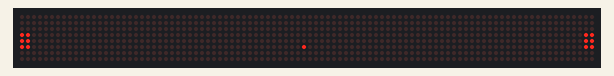
This program was run on a simulated Raspberry Pi Pico running MicroPython. On the bench: 96×8 LED matrix. Random numbers come from a fixed seed; library files of the repository ran but are not shown: max7219.py.

Above: at 0.08 s.
At 5.61 s:
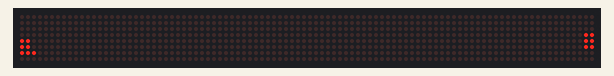
At 6.0 s:
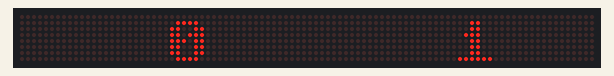
At 9.0 s:
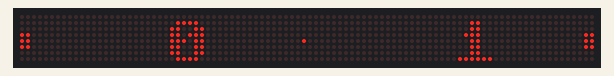

The program:

pong.py
```python
'''
Date: 2025-03-09

References:
https://www.reddit.com/r/homelab/comments/1iboomc/i_spent_a_few_days_designing_a_1u_bar_of_leds/?share_id=6Zg07iPYEONgRl4184CpN&utm_medium=ios_app&utm_name=iossmf&utm_source=share&utm_term=4
https://microcontrollerslab.com/max7219-led-dot-matrix-display-raspberry-pi-pico/
https://github.com/mcauser/micropython-max7219

MAX7219 Module	->	Pico
VCC	->	VBUS (5V)
GND	->	GND
DIN	->	GP3 (SPI0_TX)
CS	->	GP5 (SPI0_CSN)
CLK	->	GP2 (SPI0_SCK)

'''

# pong.py

from machine import Pin, SPI
import max7219
import time
import random

# 🔧 CONFIGURATION SETTINGS 🔧
num_max_modules = 12  # Number of MAX7219 modules in a row
game_speed = 0.1       # Speed of the game (lower = faster)
max_score = 5          # Max score before reset
paddle_length = 3      # Paddle size (height)
paddle_width = 2       # Paddle width (columns wide)
miss_chance = 0.1      # 10% chance a paddle will randomly "miss" the ball
reaction_time = 3      # Frames before impact when the paddle starts moving
brightness = 0         # Brightness level (0-15)

# 🔌 INITIALIZE DISPLAY 🔌
spi = SPI(0, sck=Pin(2), mosi=Pin(3))
cs = Pin(5, Pin.OUT)
display = max7219.Matrix8x8(spi, cs, num_max_modules)

# 🔥 Set brightness (0-15)
display.brightness(brightness)

# Screen dimensions
width = num_max_modules * 8  # Total width of the display
height = 8  # MAX7219 is always 8 pixels tall

# PADDLE POSITION
left_paddle_y = height // 2 - paddle_length // 2
right_paddle_y = height // 2 - paddle_length // 2

# BALL POSITION AND DIRECTION
ball_x = width // 2
ball_y = height // 2
ball_dx = random.choice([-1, 1])  # Direction: -1 (left), 1 (right)
ball_dy = random.choice([-1, 0, 1])  # Vertical variation

# SCORES
left_score = 0
right_score = 0
allow_miss = False  # Flag to determine if a paddle will miss

def draw_paddle(x, y):
    """Draws a paddle at (x, y) with the configured width."""
    for i in range(paddle_length):  # Draw paddle height
        for j in range(paddle_width):  # Draw paddle width
            display.pixel(x + j, y + i, 1)  # Offset horizontally by width

def move_paddle(target_paddle_y, paddle_y):
    """Moves paddle toward target position."""
    if paddle_y < target_paddle_y:
        return min(paddle_y + 1, height - paddle_length)
    elif paddle_y > target_paddle_y:
        return max(paddle_y - 1, 0)
    return paddle_y  # Stay in place

def ai_paddle_movement():
    """Moves only the paddle that the ball is traveling toward and only just before impact."""
    global left_paddle_y, right_paddle_y, allow_miss

    # Determine how many frames until impact
    frames_until_impact = (width - ball_x) if ball_dx > 0 else ball_x

    # If the ball is moving right, control the right paddle
    if ball_dx > 0 and frames_until_impact <= reaction_time:
        if allow_miss:  # If AI is set to miss, do nothing
            return
        right_paddle_y = move_paddle(ball_y - paddle_length // 2, right_paddle_y)

    # If the ball is moving left, control the left paddle
    elif ball_dx < 0 and frames_until_impact <= reaction_time:
        if allow_miss:  # If AI is set to miss, do nothing
            return
        left_paddle_y = move_paddle(ball_y - paddle_length // 2, left_paddle_y)

def reset_ball():
    """Resets the ball position and randomizes direction."""
    global ball_x, ball_y, ball_dx, ball_dy, allow_miss
    ball_x = width // 2
    ball_y = height // 2
    ball_dx = random.choice([-1, 1])
    ball_dy = random.choice([-1, 0, 1])

    # Randomly decide if the paddle should miss
    allow_miss = random.random() < miss_chance

def update_ball():
    """Updates the ball's position and checks collisions."""
    global ball_x, ball_y, ball_dx, ball_dy, left_score, right_score

    next_x = ball_x + ball_dx
    next_y = ball_y + ball_dy

    # Ball Collision with Top and Bottom Walls
    if next_y < 0 or next_y >= height:
        ball_dy = -ball_dy  # Reverse vertical direction

    # Ball Collision with Left Paddle
    if next_x == paddle_width and left_paddle_y <= ball_y < left_paddle_y + paddle_length:
        ball_dx = 1  # Bounce right
        ball_dy = random.choice([-1, 0, 1])  # Random vertical change

    # Ball Collision with Right Paddle
    if next_x == width - paddle_width - 1 and right_paddle_y <= ball_y < right_paddle_y + paddle_length:
        ball_dx = -1  # Bounce left
        ball_dy = random.choice([-1, 0, 1])  # Random vertical change

    # Ball Out of Bounds (Scoring)
    if next_x < 0:
        right_score += 1  # Right player scores
        show_score()
        reset_ball()
    elif next_x >= width:
        left_score += 1  # Left player scores
        show_score()
        reset_ball()

    # Move ball
    ball_x += ball_dx
    ball_y += ball_dy

def show_score():
    """Shows the score for 3 seconds before resuming."""
    display.fill(0)
    display.text(str(left_score), width // 4, 1, 1)
    display.text(str(right_score), (width // 4) * 3, 1, 1)
    display.show()
    time.sleep(3)  # Pause for 3 seconds before resuming

# ⏳ GAME LOOP ⏳
while True:
    display.fill(0)  # Clear screen

    # Move only the paddle that the ball is approaching
    ai_paddle_movement()

    # Update ball movement
    update_ball()

    # Draw left paddle (starts at x=0)
    draw_paddle(0, left_paddle_y)

    # Draw right paddle (shift left by paddle width to fit on screen)
    draw_paddle(width - paddle_width, right_paddle_y)

    # Draw ball
    display.pixel(ball_x, ball_y, 1)

    # Display everything
    display.show()

    # Check if max score is reached
    if left_score >= max_score or right_score >= max_score:
        show_score()
        left_score = 0
        right_score = 0
        reset_ball()

    time.sleep(game_speed)  # Control game speed
```

Measured:
- what the display in image 2 shows lasts 3.0 s, from 5.9 s to 8.9 s
